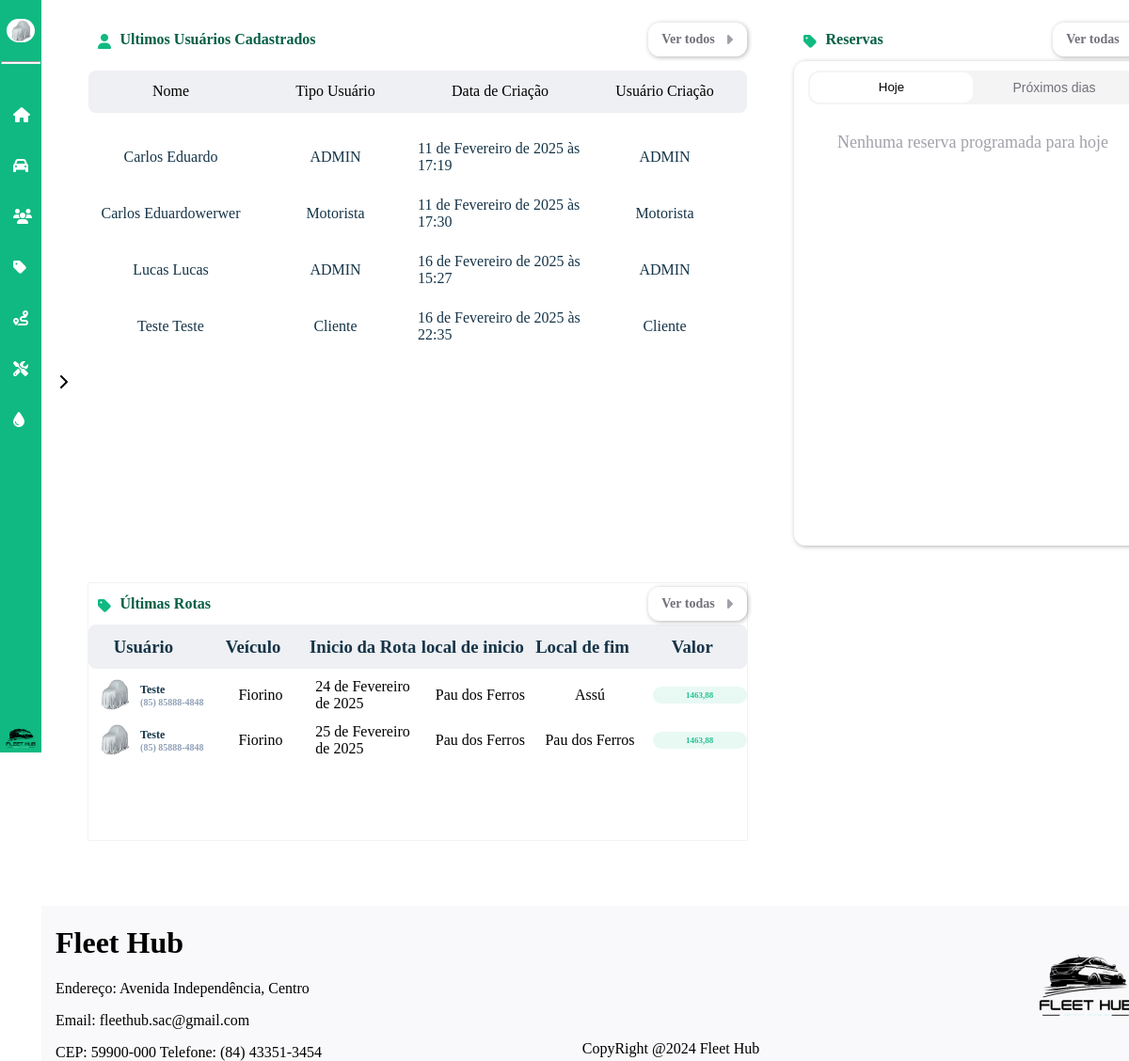
The app's page /dashboard (signed in) with its own data.
### dashboard/models.py (models this page shows, shortened)
class CustomUser(AbstractUser):
    nome = models.CharField(max_length=50)
    email = models.EmailField(max_length=254, unique=True)
    cpf = models.CharField(max_length=11, unique=True)
    telefone = models.CharField(max_length=15)
    rua = models.CharField(max_length=35)
    bairro = models.CharField(max_length=35)
    cidade = models.CharField(max_length=35)
    cep = models.CharField(max_length=15)
    imagem = models.ImageField(
        upload_to="imagens/usuario",
        height_field=None,
        width_field=None,
        max_length=None,
        default="carro-escondido.jpg",
    )
    estado = models.ForeignKey(Estado, on_delete=models.CASCADE, null=True, blank=True)
    tipo_usuario = models.ForeignKey(TipoUsuario, on_delete=models.CASCADE, null=True, blank=True)
    status_usuario = models.ForeignKey(StatusUsuario, on_delete=models.CASCADE, null=True, blank=True)
    groups = models.ManyToManyField(
        "auth.Group",
        related_name="customuser_set",
        blank=True
    )
    user_permissions = models.ManyToManyField(
        "auth.Permission",
        related_name="customuser_permissions_set",
        blank=True
    )

class TipoUsuario(models.Model):
    nome = models.CharField(max_length=30)
    def __str__(self):
        return self.nome

class Rota(models.Model):
    data_inicio = models.DateField()
    data_fim = models.DateField()
    tipo_carga = models.ForeignKey(Tipo_Carga,on_delete=models.SET_NULL,null=True)
    cidade_inicio = models.CharField(max_length=100)
    cidade_fim = models.CharField(max_length=100)
    reserva = models.OneToOneField(Reservas,on_delete=models.CASCADE)
    data_cadastro = models.DateField(auto_now_add=True)
    data_alteracao = models.DateField(auto_now=True)
    usuario_cadastro = models.ForeignKey(
        CustomUser,
        on_delete=models.SET_NULL,
        null=True,
        blank=True,
        related_name="rota_cadastrada",
    )
    usuario_alteracao = models.ForeignKey(
        CustomUser,
        on_delete=models.SET_NULL,
        null=True,
        blank=True,
        related_name="rota_alterada",
    )

class Reservas(models.Model):
    veiculo = models.ForeignKey(Veiculo, on_delete=models.CASCADE, related_name="reservas")
    data_reserva = models.DateField()
    data_entrega = models.DateField()
    motorista = models.ForeignKey(
        CustomUser,
        on_delete=models.CASCADE,
        related_name="reservas_como_motorista",
    )
    idade_condutor = models.IntegerField()
    valor = models.FloatField()
    forma_pagamento = models.CharField(max_length=30)
    status_reserva = models.ForeignKey(Status_Reserva, on_delete=models.CASCADE, related_name="reservas_status")
    data_cadastro = models.DateField(auto_now_add=True)
    data_alteracao = models.DateField(auto_now=True)
    usuario_cadastro = models.ForeignKey(
        CustomUser,
        on_delete=models.SET_NULL,
        null=True,
        blank=True,
        related_name="reservas_cadastradas",
    )
    usuario_alteracao = models.ForeignKey(
        CustomUser,
        on_delete=models.SET_NULL,
        null=True,
        blank=True,
        related_name="reservas_alteradas",
    )

class Veiculo(models.Model):
    modelo = models.CharField(max_length=50)
    marca = models.CharField(max_length=100)
    valor_compra = models.FloatField()
    ano = models.IntegerField()
    km = models.IntegerField()
    tipo = models.ForeignKey(Tipo_Veiculo,on_delete=models.SET_NULL,null=True)
    motor = models.CharField(max_length=10)
    placa = models.CharField(max_length=20)
    chassi = models.CharField(max_length=20)
    cor = models.CharField(max_length=50, default="indefinido")
    imagem = models.ImageField(
        upload_to="imagens/veiculos",
        height_field=None,
        width_field=None,
        max_length=None,
        default="media/carro-escondido.jpg",
    )
    status = models.ForeignKey(
    Status_Veiculo,
    on_delete=models.SET_NULL,
    null=True,
    blank=True,
    related_name="veiculos_status"
)
    data_cadastro = models.DateField(auto_now_add=True)
    data_alteracao = models.DateField(auto_now=True)
    usuario_cadastro = models.ForeignKey(
        CustomUser,
        on_delete=models.SET_NULL,
        null=True,
        blank=True,
        related_name="veiculos_cadastrados",
    )
    usuario_alteracao = models.ForeignKey(
        CustomUser,
        on_delete=models.SET_NULL,
        null=True,
        blank=True,
        related_name="veiculos_alterados",
    )

### dashboard/views.py (the view)
# urls.py: path('dashboard',views.tela_dashboard, name='tela_dashboard'),
@login_required
def tela_dashboard(request):
    usuarios = CustomUser.objects.exclude(tipo_usuario_id=None)
    reserva = get_list_or_404(Reservas)
    rotas = get_list_or_404(Rota)
    return render(request, 'dashboard/dashboard.html', {
        'usuarios':usuarios,
        'reservas' : reserva,
        'rotas' : rotas
    })

### dashboard/templates/dashboard/dashboard.html (shortened to what this page needs)
{% extends "base.html" %}
{% load static %}
{% block estilos %}
<link rel="stylesheet" href="{% static 'css/dashboard-style.css' %}">
{% endblock estilos %}
{% block content %}
<div id="dashboard">
    <div class="container-reserva-cadastros">
        <div class="usuarios-cadastrados">
            <div class="icon-nome-reservas">
                <div class="icon-reservas">
                    <i class="fa-solid fa-user icon" title="Reservas"
                        style="color: #10B981; width: 13.5px;"></i>
                    <h2 class="h2-name-reservas">
                        Ultimos Usuários Cadastrados
                    </h2>
                </div>
                <a href="{% url 'listagem_usuarios' %}" class="vertodas-a"><div class="ver-todas-reservas">
                    <h2 class="vertodas">Ver todos</h2>
                    <i id="icon_rotas" class="fa-solid fa-caret-down"
                        style="color: #A1A1AA; display: block; transform: rotate(-90deg);"></i>
                </div></a>
            </div>
            <ul class="list-title-users">
                <li class="title-user">Nome</li>
                <li class="title-user">Tipo Usuário</li>
                <li class="title-user">Data de Criação</li>
                <li class="title-user">Usuário Criação</li>
            </ul>
            <div class="list-users">
                <div class="scroll-container">
                    {% for usuario in usuarios  %}
                    <ul id="lista-usuarios-sistema">
                        {% if usuario.first_name %}
                        <li class="user-info">{{usuario.first_name}} {{usuario.last_name}}</li>
                        {% else %}
                        <li class="user-info">{{usuario.nome}}</li>
                        {% endif %}
                        <li class="user-info">{{usuario.tipo_usuario}}</li>
                        <li class="user-info">{{usuario.date_joined}}</li>
                        <li class="user-info">{{usuario.tipo_usuario}}</li>
                    </ul>
                    {% endfor %}
                </div>
            </div>
        </div>
        <div id="pedidos-usuarios">
            <div class="icon-nome-reservas">
                <div class="icon-reservas">
                    <i class="fa-solid fa-tag icon" title="Reservas"
                        style="color: #10B981; width: 13.5px;"></i>
                    <h2 class="h2-name-reservas">
                        Últimas Rotas
                    </h2>
                </div>
                <a href="{% url 'listagem_rota' %}" class="vertodas-a"><div class="ver-todas-reservas">
                    <h2 class="vertodas">Ver todas</h2>
                    <i id="icon_rotas" class="fa-solid fa-caret-down"
                        style="color: #A1A1AA; display: block; transform: rotate(-90deg);"></i>
                </div></a>
            </div>
            <div id="titulo-coluna">
                <h3 class="nome-coluna">Usuário</h3>
                <h3 class="nome-coluna">Veículo</h3>
                <h3 class="nome-coluna">Inicio da Rota</h3>
                <h3 class="nome-coluna">local de inicio</h3>
                <h3 class="nome-coluna">Local de fim</h3>
                <h3 class="nome-coluna">Valor</h3>
            </div>
            <div class="total-pedidos">
                <div class="scroll-container">
                    {% for rota in rotas %}
                    <div class="usuario-info">
                        <ul id="lista-usuarios">
                            <li class="user-info-all">
                                <div class="img-name-number">
                                    <img id="img-usuario" src="{{rota.reserva.motorista.imagem.url}}" alt="">
                                    <div class="name-number">
                                        <h3 class="name-user">{{rota.reserva.motorista.first_name}}</h3>
                                        <h3 class="number-user">{{rota.reserva.motorista.telefone}}</h3>
                                    </div>
                                </div>
                            </li>
                            <li class="user-info-all">{{rota.reserva.veiculo.modelo}}</li>
                            <li class="user-info-all">{{rota.data_inicio}}</li>
                            <li class="user-info-all">{{rota.cidade_inicio}}</li>
                            <li class="user-info-all">{{rota.cidade_fim}}</li>
                            <li class="user-info-all">
                                <h3 id="valor-corrida">{{rota.reserva.valor}}</h3>
                            </li>
                        </ul>
                    </div>
                    {% endfor %}
                </div>
            </div>
        </div>
    </div>
    <div class="container-reservas">
        <div class="icon-nome-reservas">
            <div class="icon-reservas">
                <i class="fa-solid fa-tag icon" title="Reservas"
                    style="color: #10B981; width: 13.5px;"></i>
                <h2 class="h2-name-reservas">
                    Reservas
                </h2>
            </div>
            <a href="{% url "listagem_reservas" %}" class="vertodas-a"><div class="ver-todas-reservas">
                <h2 class="vertodas">Ver todas</h2>
                <i id="icon_rotas" class="fa-solid fa-caret-down"
                    style="color: #A1A1AA; display: block; transform: rotate(-90deg);"></i>
            </div></a>
        </div>
        <div id="reservas">
            <div class="menu-reservas">
                <button id="button-hoje" class='button-hoje-selecionado'>
                    Hoje
                </button>
                <button id="button-proximosdias" class='button-proximosdias'>
                    Próximos dias
                </button>
            </div>
            <div id="mensagem-vazia" style="display: none; text-align: center; font-size: 18px; color: #A1A1AA; margin-top: 20px;">
            </div>
        </div>
    </div>
</div>
{% endblock content %}

### global_templates/base.html (shortened to what this page needs)
{% load static %}
<!DOCTYPE html>
<html lang="en">
<head>
    <link rel="stylesheet" href="{% static 'css/global-style.css' %}">
    {% block estilos %}{% endblock %}
    <link rel="stylesheet" href="https://cdnjs.cloudflare.com/ajax/libs/font-awesome/6.6.0/css/all.min.css"
 />
</head>
<body id="{% block body_id %}default-page{% endblock %}" data-page="{% block page_name %}default{% endblock %}">
    <div class="container-base" id="container-base">
        <aside id="sidebar">
            <div id="user-menu-sidebar">
                <div id="user_menu">
                    <img id="img_perfil" src="{{request.user.imagem.url}}" alt="" title="Imagem do Perfil">
                </div>
                <hr>
                <div id="sidebar-expansive">
                    <a href="{% url 'tela_dashboard' %}" class="element-icon"><i class="fa-solid fa-house icon"
                            title="Início"></i>
                    </a>
                    {% if user.tipo_usuario.nome == 'ADMIN' and user.status_usuario.status == 'Ativo' %}
                        <a class="element-icon" id="id-veiculos"><i class="fa-solid fa-car icon" title="Veículos"></i>
                        </a>
                    {% endif %}
                    {% if user.tipo_usuario.nome == 'ADMIN' or user.tipo_usuario.nome == 'Cliente' and user.status_usuario.status == 'Ativo' %}
                        <a class="element-icon" id="id-usuarios">
                            <i class="fa-solid fa-users icon" title="Usuários"></i>
                        </a>
                    {% endif %}
                    {% if user.tipo_usuario.nome == 'ADMIN' or user.tipo_usuario.nome == 'Cliente' and user.status_usuario.status == 'Ativo' %}
                        <a class="element-icon" id="id-reservas"><i class="fa-solid fa-tag icon" title="Reservas"></i>
                        </a>
                    {% endif %}
                    {% if user.tipo_usuario.nome == 'ADMIN' and user.status_usuario.status == 'Ativo' %}
                        <a class="element-icon" id="id-rotas"><i class="fa-solid fa-route icon" title="Rotas"></i>
                        </a>
                    {% endif %}
                    {% if user.tipo_usuario.nome == 'ADMIN' and user.status_usuario.status == 'Ativo' %}
                        <a class="element-icon" id="id-manutencao">
                            <i class="fa-solid fa-screwdriver-wrench icon" title="Manutenção">
                            </i>
                        </a>
                    {% endif %}
                    {% if user.tipo_usuario.nome == 'ADMIN' and user.status_usuario.status == 'Ativo' %}
                        <a class="element-icon" id="id-abastecimento">
                            <i class="fa-solid fa-droplet icon"
                                title="Abastecimento">
                            </i>
                        </a>
                    {% endif %}
                </div>
                <img src="{% static 'img/logo_fleethub.png' %}" alt="" style="width: 100%;">
            </div>
            <div id="div-img_sidebar-expansive"><i id="img_sidebar-expansive" class="fa-solid fa-chevron-left"></i></div>
        </aside>
    </div>
    <div id="content-and-footer">
        <div id='container-block-content'>
            {% block content %}{% endblock content %}
        </div>
        <footer>
            <div class="footer-left" style="margin-left: 15px;">
                <h1>Fleet Hub</h1>
                <p>Endereço: Avenida Independência, Centro</p>
                <p>Email: fleethub.sac@gmail.com</p>
                <p style="margin-bottom: 0;">CEP: 59900-000 Telefone: (84) 43351-3454</p>
            </div>
            <div class="footer-center">
                <p style="margin-bottom: 0; margin-top: 0;">CopyRight @2024 Fleet Hub </p>
            </div>
            <div class="footer-right">
                <img id="logo_fleethub" src="{% static 'img/logo_fleethub.png' %}" alt="Logo">
            </div>
        </footer>
    </div>
</body>
</html>

### records on screen
CustomUser: user.imagem (picture), first_name "Lucas", last_name "Lucas", tipo_usuario "ADMIN", date_joined "16 de Fevereiro de 2025 às 15:27"
CustomUser: first_name "Carlos", last_name "Eduardo", tipo_usuario "ADMIN", date_joined "11 de Fevereiro de 2025 às 17:19"
CustomUser: first_name "Carlos", last_name "Eduardowerwer", tipo_usuario "Motorista", date_joined "11 de Fevereiro de 2025 às 17:30"
CustomUser: first_name "Teste", last_name "Teste", tipo_usuario "Cliente", date_joined "16 de Fevereiro de 2025 às 22:35"
Rota: reserva.motorista.imagem (picture), reserva.motorista.first_name "Teste", reserva.motorista.telefone "(85) 85888-4848", reserva.veiculo.modelo "Fiorino", data_inicio "24 de Fevereiro de 2025", cidade_inicio "Pau dos Ferros", cidade_fim "Assú", reserva.valor "1463,88"
Rota: reserva.motorista.imagem (picture), reserva.motorista.first_name "Teste", reserva.motorista.telefone "(85) 85888-4848", reserva.veiculo.modelo "Fiorino", data_inicio "25 de Fevereiro de 2025", cidade_inicio "Pau dos Ferros", cidade_fim "Pau dos Ferros", reserva.valor "1463,88"
